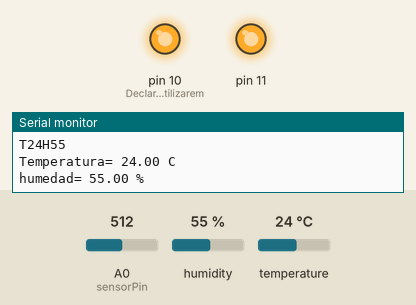
Bench run of a sketch on a simulated Arduino Mega 2560, built with avr-gcc and run on an emulated ATmega2560. Shown: output pins drawn as LEDs (lit = HIGH), the last lines printed to the serial monitor. The inputs (shaded band) are chosen by the test bench; at power-on: temperature 24 °C, A0 (sensorPin) = 512, humidity 55 %.

Above: at 2.8 s.
2.9 s: temperature set to 22 °C
7.2 s: temperature set to 19 °C
At 10.7 s:
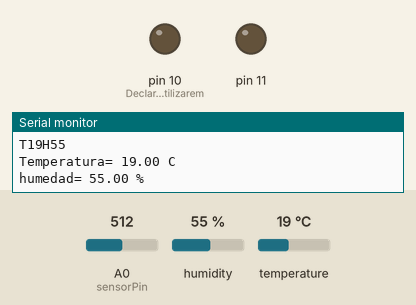
11.6 s: temperature set to 28 °C
At 15.3 s:
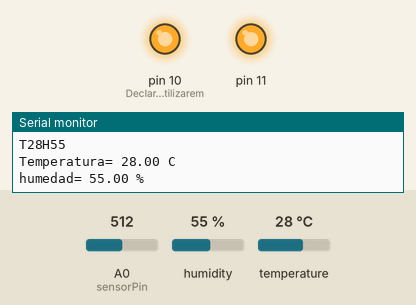
15.6 s: temperature set to 12 °C
At 19.3 s:
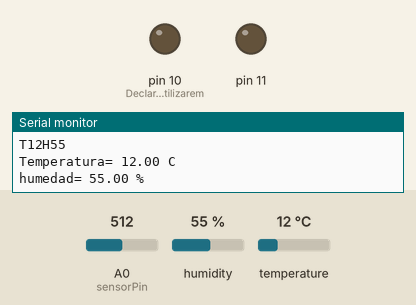
Timing chart, 0 to 20.7 s (numbered marks = the images above; inputs shaded):
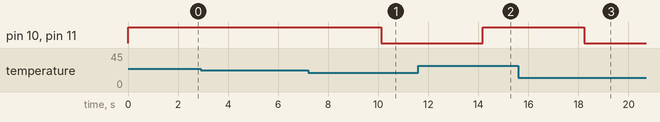

Measured:
- the behaviour switches between 21 and 20 °C on temperature (found by bisection; images 0 and 1)
- after the input at 7.2 s, pin 10 (Declaramos_que_utilizarem), pin 11: HIGH → LOW after 2.9 s
- after the input at 11.6 s, pin 10 (Declaramos_que_utilizarem), pin 11: LOW → HIGH after 2.6 s
- after the input at 15.6 s, pin 10 (Declaramos_que_utilizarem), pin 11: HIGH → LOW after 2.6 s

The sketch:

VENTILADOR_SENSOR11.ino
```cpp
  #include <dht.h>
#include <SoftwareSerial.h>
SoftwareSerial BT1(19, 18);
dht DHT;
#define DHT11_PIN 8
int input;
const int sensorPin= A0;
char x;
String manda;

void setup(){
  Serial2.begin(115200);
   pinMode(10, OUTPUT);// Declaramos que utilizaremos el pin 13 como salia
   pinMode(11,OUTPUT);
   Serial.begin(9600);
  digitalWrite(10, HIGH);
  digitalWrite(11, HIGH);
  pinMode(sensorPin,OUTPUT);
}

void loop(){
DHT.read11(DHT11_PIN);
 byte value = analogRead(sensorPin);
  //temperatura
  Serial.print("Temperatura= ");
  Serial.print(DHT.temperature);
  Serial.println(" C");
  int temp=DHT.temperature;

  Serial.print("humedad= ");
  Serial.print(DHT.humidity);
  Serial.println(" %");
  delay(2000);
  int hume=DHT.humidity;
  String men;

  men+="T";
  men+=temp;
  men+="H";
  men+=hume;
  Serial2.print(String('T')+temp+String('H')+hume+String('O')+String('\n'));
  Serial.println(String('T')+temp+String('H')+hume+String('\n'));
  //Serial2.println(men);
 if(temp >= 21){
digitalWrite(10, HIGH); //Se apaga foco
    digitalWrite(11, HIGH);//se prende ventilador
  }

  if(temp <= 20){
digitalWrite(10, LOW); //Se prende foco
   digitalWrite(11, LOW); //se apaga ventilador
  }


}
```
